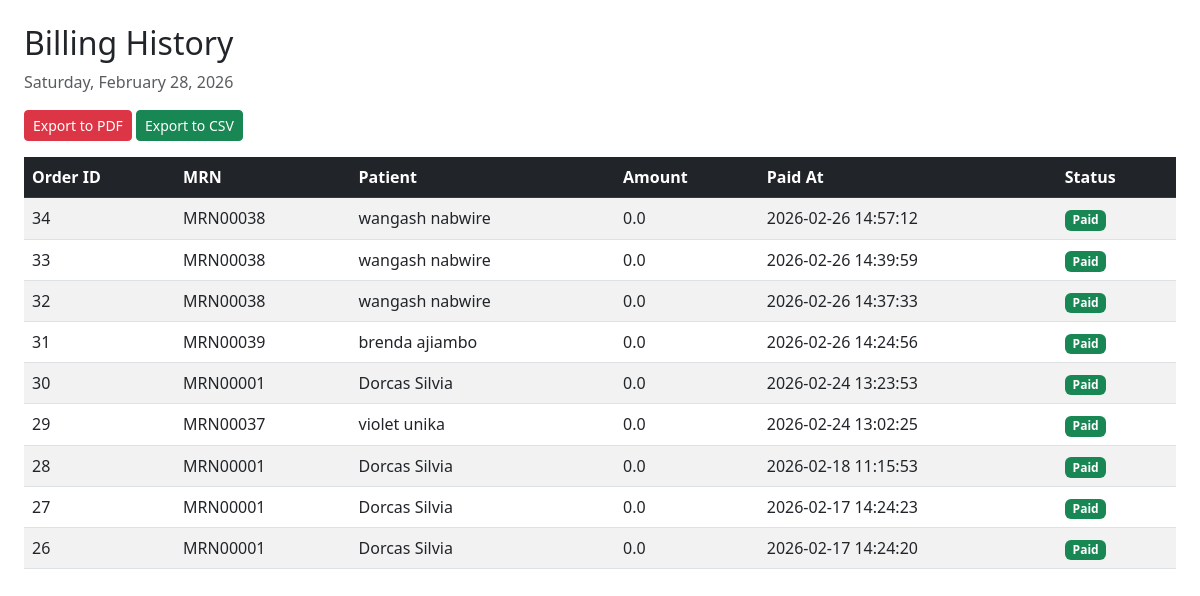
Before: /cashier/history with the older database file.
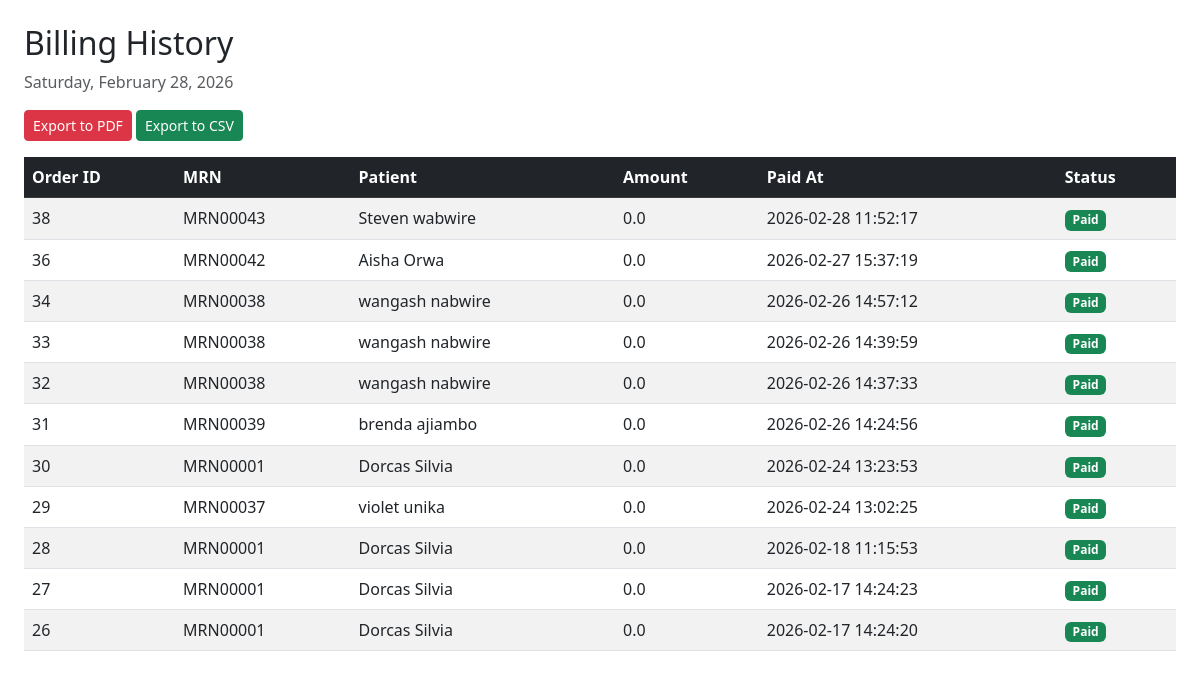
After: the same page with the newer database file.
### tables this page shows
CREATE TABLE cashier_orders (
    id INTEGER PRIMARY KEY AUTOINCREMENT,
    patient_id INTEGER NOT NULL,
    amount REAL NOT NULL,
    created_at TIMESTAMP DEFAULT CURRENT_TIMESTAMP,
    status TEXT DEFAULT 'pending', paid_at TEXT, date_paid TEXT,
    FOREIGN KEY(patient_id) REFERENCES patients(id)
);

CREATE TABLE patients (
    id INTEGER PRIMARY KEY AUTOINCREMENT,
    name TEXT NOT NULL,
    age INTEGER NOT NULL,
    gender TEXT NOT NULL,
    contact TEXT NOT NULL,
    address TEXT NOT NULL,
    symptoms TEXT,
    diagnosis TEXT,
    lab_results TEXT,
    prescribed_medicine TEXT,
    bill_amount REAL
, is_active INTEGER DEFAULT 1, admission_status TEXT DEFAULT 'outpatient', labor_status TEXT DEFAULT 'none', first_name TEXT, last_name TEXT, created_at TEXT, status TEXT DEFAULT 'draft', updated_at TEXT, card_number TEXT, medical_record_number TEXT, prescriptions TEXT, tests_ordered TEXT, billing_amount REAL);

### app.py (the view)
@app.route('/cashier/history')
def billing_history():
    db = get_db()
    orders = db.execute("""
        SELECT co.id, p.medical_record_number,
               p.first_name || ' ' || p.last_name AS patient_name,
               co.amount, co.created_at, co.status
        FROM cashier_orders co
        JOIN patients p ON co.patient_id = p.id
        WHERE co.status = 'paid'
        ORDER BY co.created_at DESC
    """).fetchall()
    current_date = datetime.now().strftime('%A, %B %d, %Y')
    return render_template('billing_history.html', orders=orders, current_date=current_date)

### app.py (called while the page is built)
def get_db():
    conn = sqlite3.connect('hospital.db')
    conn.row_factory = sqlite3.Row
    return conn

### templates/billing_history.html (shortened to what this page needs)
<!DOCTYPE html>
<html lang="en">
<head>
  <link href="https://cdn.jsdelivr.net/npm/bootstrap@5.3.0/dist/css/bootstrap.min.css" rel="stylesheet">
</head>
<body class="p-4">
  <h2>Billing History</h2>
  <p class="text-muted">{{ current_date }}</p>
  <div class="mb-3">
    <a href="{{ url_for('export_billing_pdf') }}" class="btn btn-danger btn-sm">Export to PDF</a>
    <a href="{{ url_for('export_billing_csv') }}" class="btn btn-success btn-sm">Export to CSV</a>
  </div>
  {% if orders %}
  <table class="table table-striped">
    <thead class="table-dark">
      <tr>
        <th>Order ID</th>
        <th>MRN</th>
        <th>Patient</th>
        <th>Amount</th>
        <th>Paid At</th>
        <th>Status</th>
      </tr>
    </thead>
    <tbody>
      {% for order in orders %}
      <tr>
        <td>{{ order.id }}</td>
        <td>{{ order.medical_record_number }}</td>
        <td>{{ order.patient_name }}</td>
        <td>{{ order.amount }}</td>
        <td>{{ order.created_at }}</td>
        <td>
          {% if order.status == 'paid' %}
            <span class="badge bg-success">Paid</span>
          {% else %}
            <span class="badge bg-secondary">{{ order.status }}</span>
          {% endif %}
        </td>
      </tr>
      {% endfor %}
    </tbody>
  </table>
  {% else %}
    <div class="alert alert-info">No paid bills found.</div>
  {% endif %}
</body>
</html>

Changed rows visible on the page:
added cashier_orders: id "38", medical_record_number "MRN00043", patient_name "Steven wabwire", amount "0.0", created_at "2026-02-28 11:52:17", status "Paid"
now on this page (row edited): cashier_orders: id "36", medical_record_number "MRN00042", patient_name "Aisha Orwa", amount "0.0", created_at "2026-02-27 15:37:19", status "Paid"
